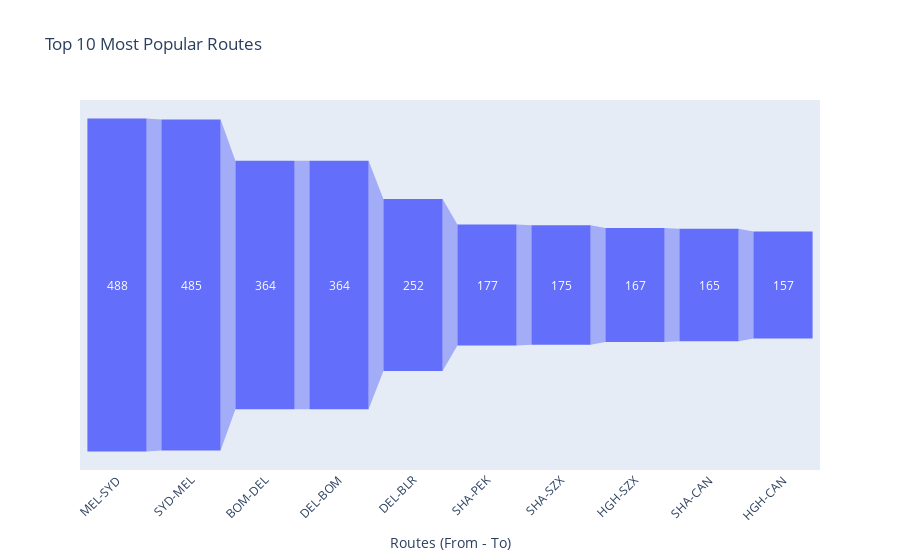

Here is the notebook cell this chart was saved with:
### Markdown cell above
5. Most Popular Routes
Analysis: Identify routes with the highest number of flights.
Approach: Count the number of flights for each route and rank them.

### Code cell
bpf.most_popular_routes(clean_df)

### Figure 1 — Plotly figure (JSON) as saved in the notebook; plotly's stock layout.template omitted (floating-point values rounded to 4 significant figures)
{"data": [{"hovertemplate": "Routes (From - To)=%{x}<br>Number of Flights=%{y}<extra></extra>", "legendgroup": "", "marker": {"color": "#636efa"}, "name": "", "orientation": "v", "showlegend": false, "type": "funnel", "x": ["MEL-SYD", "SYD-MEL", "BOM-DEL", "DEL-BOM", "DEL-BLR", "SHA-PEK", "SHA-SZX", "HGH-SZX", "SHA-CAN", "HGH-CAN"], "xaxis": "x", "y": [488, 485, 364, 364, 252, 177, 175, 167, 165, 157], "yaxis": "y"}], "layout": {"legend": {"tracegroupgap": 0}, "title": {"text": "Top 10 Most Popular Routes"}, "xaxis": {"anchor": "y", "domain": [0, 1], "tickangle": -45, "title": {"text": "Routes (From - To)"}}, "yaxis": {"anchor": "x", "domain": [0, 1], "title": {"text": "Number of Flights"}}}}
